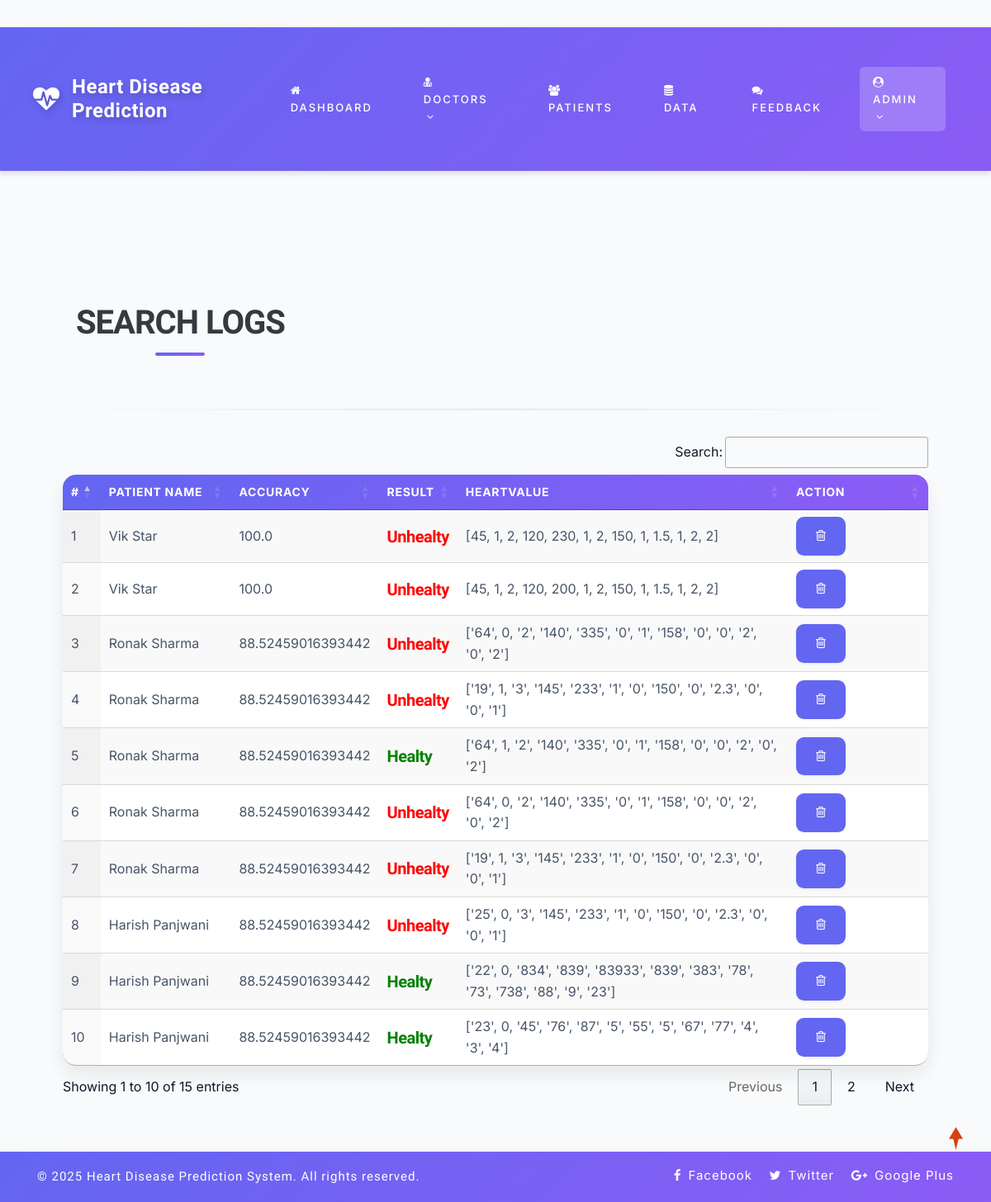
Page /view_search_pat (signed in) on the committed database.
### health/models.py (models this page shows, shortened)
class Search_Data(models.Model):
    patient = models.ForeignKey(Patient, on_delete=models.CASCADE, null=True)
    prediction_accuracy = models.CharField(max_length=100,null=True,blank=True)
    result = models.CharField(max_length=100,null=True,blank=True)
    values_list = models.CharField(max_length=100,null=True,blank=True)
    created = models.DateTimeField(auto_now=True,null=True)

class Patient(models.Model):
    user = models.ForeignKey(User, on_delete=models.CASCADE, null=True)
    contact = models.CharField(max_length=100, null=True)
    address = models.CharField(max_length=100, null=True)
    dob = models.DateField(null=True)
    image = models.FileField(null=True)

### health/views.py (the view)
# urls.py: path('view_search_pat', view_search_pat,name="view_search_pat"),
@login_required(login_url="login")
def view_search_pat(request):
    doc = None
    try:
        doc = Doctor.objects.get(user=request.user)
        data = Search_Data.objects.filter(patient__address__icontains=doc.address).order_by('-id')
    except:
        try:
            doc = Patient.objects.get(user=request.user)
            data = Search_Data.objects.filter(patient=doc).order_by('-id')
        except:
            data = Search_Data.objects.all().order_by('-id')
    return render(request,'view_search_pat.html',{'data':data})

### health_desease/context_processors.py (called while the page is built)
def google_maps_key(request):
    return {
        'GOOGLE_MAPS_API_KEY': settings.GOOGLE_MAPS_API_KEY
    }

### health/templates/view_search_pat.html
{% extends 'index.html' %}
{% load static %}
{% block body %}
<div class="container-fluid" style="width:90%;margin-top:8%">
                    <div class="container-fluid">
                        <h1 align="center" class="w3ls-title text-uppercase text-dark font-weight-bold">Search Logs</h1>
                         </div><hr>
                                <table id="example" class="display" style="width:100%">
                                  <thead>
                                    <tr>
                                      <th>#</th>
                                      {% if request.user.patient_set.all.0 %}
                                      <th>Date</th>
                                      {% else %}
                                      <th>Patient Name</th>
                                      {% endif %}
                                      <th>Accuracy</th>
                                      <th>Result</th>
                                      <th>HeartValue</th>
                                      <th>Action</th>
                                  </tr>
                              </thead>
                              <tbody>
                              {% for i in data %}
                                <tr>
                                  <td>{{forloop.counter}}</td>
                                  {% if request.user.patient_set.all.0 %}
                                    <td>{{i.created}}</td>
                                  {% else %}
                                  <td>{{i.patient.user.first_name}} {{i.patient.user.last_name}}</td>
                                  {% endif %}
                                    <td>{{i.prediction_accuracy}}</td>
                                    <td>{% if i.result == "0" %}
                                      <h5 style="color:green">Healty</h5>
                                      {% else %}
                                      <h5 style="color:red">Unhealty</h5>
                                  {% endif %}
                                  </td>
                                  <td>{{i.values_list}}</td>
                                  <td style="width:150px">
                                      <a href="/delete_searched/{{i.id}}" ><button class="btn btn-danger" onclick="return confirm('Are you sure?')"><i class="fa fa-trash-o"></i></button></a></td>
                              </tr>
                              {% endfor %}
                          </tbody>
                      </table>
                  </div>
{% endblock %}

### health/templates/index.html (shortened to what this page needs)
<!DOCTYPE html>
{% load static %}
<html lang="zxx">
<head>
	<link rel="stylesheet" href="{% static 'css/bootstrap.css' %}">
	<link href="{% static 'css/css_slider.css' %}" type="text/css" rel="stylesheet" media="all">
	<link rel="stylesheet" href="{% static 'css/style.css' %}" type="text/css" media="all" />
	<link rel="stylesheet" href="{% static 'css/modern-enhancements.css' %}" type="text/css" media="all" />
	<link href="{% static 'css/font-awesome.min.css' %}" rel="stylesheet">
<link rel='stylesheet' type='text/css' href="https://cdn.datatables.net/1.10.21/css/jquery.dataTables.min.css">
<link rel='stylesheet' type='text/css' href="https://cdn.datatables.net/buttons/1.6.2/css/buttons.dataTables.min.css">
</head>
<body>
	<div id="home" style="margin-bottom:2%">
		<header>
			<div class="top-bar py-3">
				<div class="container">
					<div class="row">
						<div class="col-xl-7 col-lg-6 col-md-4 top-social-agile text-md-right text-center mt-md-0 mt-2">
							<div class="row">
								<div class="col-xl-3 col-lg-4 col-6 top-w3layouts p-md-0 text-right">
								</div>
								<div class="col-xl-3 col-lg-4 col-6 header-w3layouts text-md-right text-left">
								</div>
							</div>
						</div>
					</div>
				</div>
			</div>
		</header>
		<div class="main-top" style="background: linear-gradient(135deg, #667eea 0%, #764ba2 100%); box-shadow: 0 4px 6px rgba(0,0,0,0.1);">
			<div class="container-fluid">
				<div class="header d-flex justify-content-between align-items-center py-3 px-4">
					<div id="logo">
						<h1 style="margin: 0;">
							<a href="{% url 'home' %}" style="text-decoration: none; color: white; display: flex; align-items: center; font-size: 1.5rem; font-weight: 700;">
								<span class="fa fa-heartbeat mr-3" style="font-size: 2rem; color: #fff;"></span>
								<span style="letter-spacing: 0.5px;">Heart Disease Prediction</span>
							</a>
						</h1>
					</div>
					{% if request.user.is_staff %}
					<div class="nav_w3ls d-flex align-items-center">
						<nav>
							<ul class="menu d-flex align-items-center" style="margin: 0; padding: 0; list-style: none;">
								<li style="margin: 0 15px;">
									<a href="{% url 'admin_home' %}" style="color: white; text-decoration: none; font-weight: 500; padding: 8px 16px; border-radius: 6px; transition: all 0.3s;">
										<i class="fa fa-home mr-2"></i>Dashboard
									</a>
								</li>
								<li style="margin: 0 15px; position: relative;" class="dropdown-nav">
									<a href="#" style="color: white; text-decoration: none; font-weight: 500; padding: 8px 16px; border-radius: 6px; transition: all 0.3s;">
										<i class="fa fa-user-md mr-2"></i>Doctors <span class="fa fa-angle-down ml-1"></span>
									</a>
								</li>
								<li style="margin: 0 15px;">
									<a href="/view_patient" style="color: white; text-decoration: none; font-weight: 500; padding: 8px 16px; border-radius: 6px; transition: all 0.3s;">
										<i class="fa fa-users mr-2"></i>Patients
									</a>
								</li>
								<li style="margin: 0 15px;">
									<a href="/view_search_pat" style="color: white; text-decoration: none; font-weight: 500; padding: 8px 16px; border-radius: 6px; transition: all 0.3s;">
										<i class="fa fa-database mr-2"></i>Data
									</a>
								</li>
								<li style="margin: 0 15px;">
									<a href="/view_feedback" style="color: white; text-decoration: none; font-weight: 500; padding: 8px 16px; border-radius: 6px; transition: all 0.3s;">
										<i class="fa fa-comments mr-2"></i>Feedback
									</a>
								</li>
								<li style="margin: 0 15px; position: relative;" class="dropdown-nav">
									<a href="#" style="color: white; text-decoration: none; font-weight: 500; padding: 8px 16px; border-radius: 6px; background: rgba(255,255,255,0.2); transition: all 0.3s;">
										<i class="fa fa-user-circle mr-2"></i>{{request.user.username}} <span class="fa fa-angle-down ml-1"></span>
									</a>
								</li>
							</ul>
						</nav>
					</div>
					{% endif %}
				</div>
			</div>
		</div>
		{% block body %}
		{% endblock %}
	</div>
	<div class="copy-w3pvt">
		<div class="container py-3">
			<div class="row">
				<div class="col-lg-7 w3ls_footer_grid1_left text-lg-left text-center">
					<p style="color:white">&copy; 2025 Heart Disease Prediction System. All rights reserved.</p>
				</div>
				<div class="col-lg-5 w3ls_footer_grid_left1_pos text-lg-right text-center mt-lg-0 mt-2">
					<ul style="color:white">
						<li>
							<a href="#" style="color:white" class="facebook">
								<span class="fa fa-facebook-f mr-2"></span>Facebook</a>
						</li>
						<li class="mx-3">
							<a href="#" style="color:white" class="twitter">
								<span class="fa fa-twitter mr-2"></span>Twitter</a>
						</li>
						<li>
							<a href="#" style="color:white" class="google">
								<span class="fa fa-google-plus mr-2"></span>Google Plus</a>
						</li>
					</ul>
				</div>
			</div>
		</div>
	</div>
	<a href="#home" style="color:white" class="move-top text-center"></a>
</body>
</html>

### health/static/css/style.css (style rules this page uses)
body { padding: 0; margin: 0; background: #FFF; font-family: 'Quicksand', sans-serif; }
body a, body button { transition: 0.5s all; -webkit-transition: 0.5s all; -moz-transition: 0.5s all; -o-transition: 0.5s all; -ms-transition: 0.5s all; text-decoration: none; }
html { scroll-behavior: smooth; }
h1, h2, h3, h4, h5, h6 { margin: 0; padding: 0; font-family: 'Mukta', sans-serif; }
p { margin: 0; padding: 0; font-size: 15px; letter-spacing: 1px; line-height: 1.9; color: #999; font-family: 'Quicksand', sans-serif; }
ul, ol { margin: 0; padding: 0; }
a.move-top { width: 34px; height: 34px; background: url(../images/move-top.png) no-repeat; display: inline-block; position: fixed; bottom: 4%; right: 2%; z-index: 0; }
#home { position: relative; }
.main-top { position: absolute; z-index: 999; width: 100%; background: rgba(0, 0, 0, 0.4); }
nav { margin: 0; padding: 0; }
#logo a { float: left; display: initial; font-weight: 700; font-size: 32px; color: #fff; text-shadow: 2px 5px 3px rgba(0, 0, 0, 0.06); padding: 0; }
nav:after { content: ""; display: table; clear: both; }
nav ul { float: right; padding: 0; margin: 0; list-style: none; position: relative; }
nav ul li { margin: 0px; display: inline-block; float: left; }
nav a { padding: 0; color: #fff; font-size: 13px; letter-spacing: 2px; font-weight: 700; text-transform: uppercase; display: inline-block; transition: 0.5s all; -webkit-transition: 0.5s all; -moz-transition: 0.5s all; -o-transition: 0.5s all; -ms-transition: 0.5s all; }
li>a:only-child:after { content: ''; }
.w3ls_footer_grid_left1_pos ul li, ul.list-part li { display: inline-block; }
.w3ls_footer_grid_left1_pos ul li a { color: #000; text-decoration: none; letter-spacing: 1px; font-size: 15px; }
.w3ls_footer_grid1_left p { color: #484848; font-weight: 500; }

### health/templates/index.html (style rules this page uses)
* { transition: all 0.3s ease; }

### rows in the picture
Search_Data: patient.user.first_name "Vik", patient.user.last_name "Star", prediction_accuracy "100.0", result "Unhealty", values_list "[45, 1, 2, 120, 230, 1, 2, 150, 1, 1.5, 1, 2, 2]"
Search_Data: patient.user.first_name "Vik", patient.user.last_name "Star", prediction_accuracy "100.0", result "Unhealty", values_list "[45, 1, 2, 120, 200, 1, 2, 150, 1, 1.5, 1, 2, 2]"
Search_Data: patient.user.first_name "Ronak", patient.user.last_name "Sharma", prediction_accuracy "88.52459016393442", result "Unhealty", values_list "['64', 0, '2', '140', '335', '0', '1', '158', '0', '0', '2', '0', '2']"
Search_Data: patient.user.first_name "Ronak", patient.user.last_name "Sharma", prediction_accuracy "88.52459016393442", result "Unhealty", values_list "['19', 1, '3', '145', '233', '1', '0', '150', '0', '2.3', '0', '0', '1']"
Search_Data: patient.user.first_name "Ronak", patient.user.last_name "Sharma", prediction_accuracy "88.52459016393442", result "Healty", values_list "['64', 1, '2', '140', '335', '0', '1', '158', '0', '0', '2', '0', '2']"
Search_Data: patient.user.first_name "Ronak", patient.user.last_name "Sharma", prediction_accuracy "88.52459016393442", result "Unhealty", values_list "['64', 0, '2', '140', '335', '0', '1', '158', '0', '0', '2', '0', '2']"
Search_Data: patient.user.first_name "Ronak", patient.user.last_name "Sharma", prediction_accuracy "88.52459016393442", result "Unhealty", values_list "['19', 1, '3', '145', '233', '1', '0', '150', '0', '2.3', '0', '0', '1']"
Search_Data: patient.user.first_name "Harish", patient.user.last_name "Panjwani", prediction_accuracy "88.52459016393442", result "Unhealty", values_list "['25', 0, '3', '145', '233', '1', '0', '150', '0', '2.3', '0', '0', '1']"
Search_Data: patient.user.first_name "Harish", patient.user.last_name "Panjwani", prediction_accuracy "88.52459016393442", result "Healty", values_list "['22', 0, '834', '839', '83933', '839', '383', '78', '73', '738', '88', '9', '23']"
Search_Data: patient.user.first_name "Harish", patient.user.last_name "Panjwani", prediction_accuracy "88.52459016393442", result "Healty", values_list "['23', 0, '45', '76', '87', '5', '55', '5', '67', '77', '4', '3', '4']"

### other values in the picture
{{ request.user.username }} "ADMIN"
